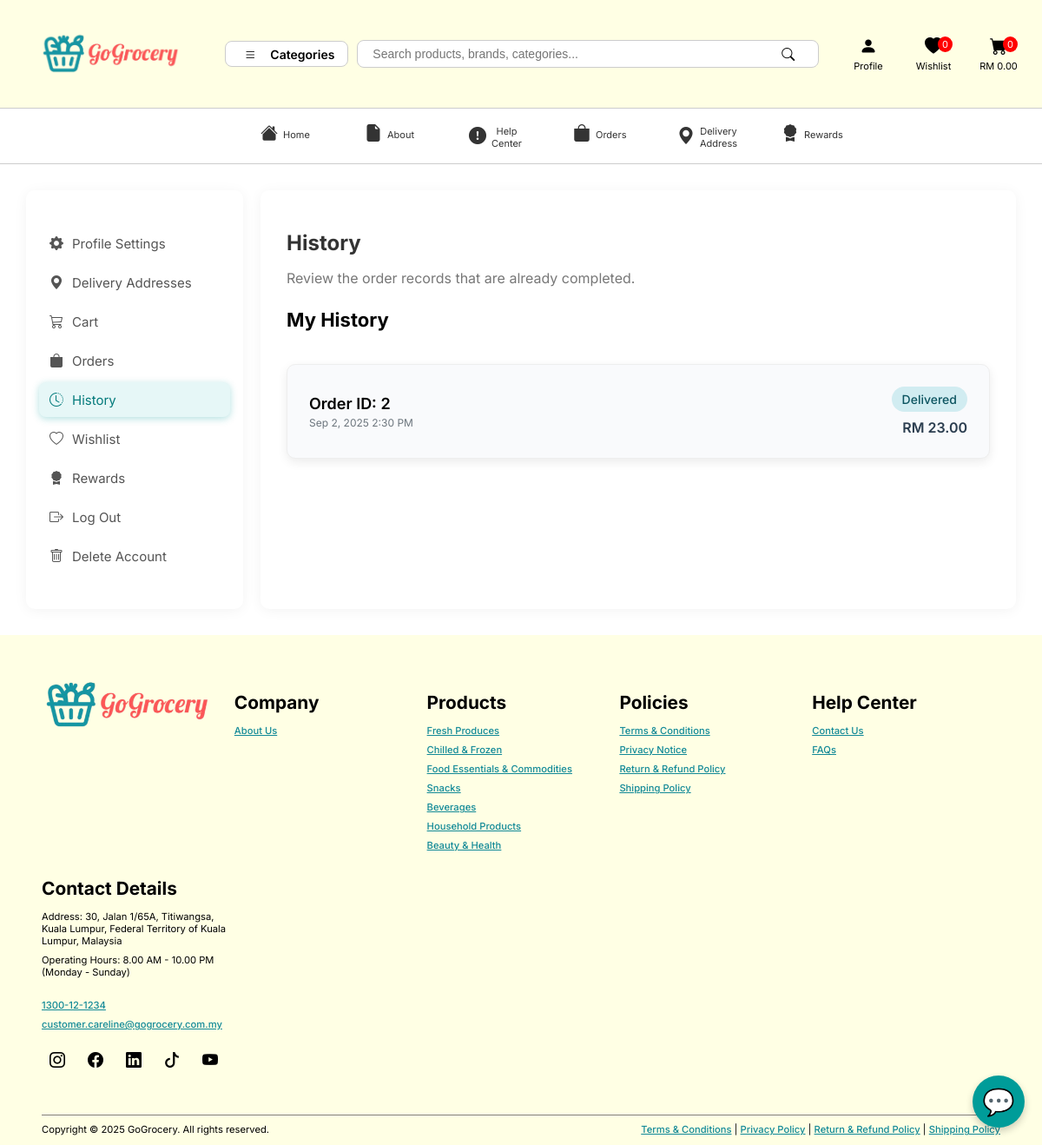
The page /profile/history/index.php (signed in) on the database its author committed.
### tables this page shows
CREATE TABLE IF NOT EXISTS orders (
  order_id INT UNSIGNED AUTO_INCREMENT PRIMARY KEY,
  user_id INT UNSIGNED NOT NULL,
  address_id INT UNSIGNED NOT NULL,
  status ENUM('paid','delivered') NOT NULL DEFAULT 'paid',   
  payment_method ENUM('card','bank_transfer','e_wallet','grabpay','fpx') NOT NULL,
  voucher_id INT UNSIGNED NULL,                     
  subtotal DECIMAL(10,2) NOT NULL DEFAULT 0.00,
  voucher_discount_value DECIMAL(10,2) NOT NULL DEFAULT 0.00,  
  shipping_fee DECIMAL(10,2) NOT NULL DEFAULT 0.00,
  delivery_duration VARCHAR(50) NOT NULL,
  grand_total DECIMAL(10,2) AS (subtotal - voucher_discount_value + shipping_fee) STORED,
  placed_at TIMESTAMP NOT NULL DEFAULT CURRENT_TIMESTAMP,
  KEY idx_orders_user (user_id),
  CONSTRAINT fk_orders_user
    FOREIGN KEY (user_id) REFERENCES users(user_id)
    ON DELETE RESTRICT ON UPDATE CASCADE,
  CONSTRAINT fk_orders_address
    FOREIGN KEY (address_id) REFERENCES addresses(address_id)
    ON DELETE RESTRICT ON UPDATE CASCADE,
  CONSTRAINT fk_orders_voucher
    FOREIGN KEY (voucher_id) REFERENCES vouchers(voucher_id)
    ON DELETE SET NULL ON UPDATE CASCADE
);

### profile/history/index.php (the view, shortened to what this page needs)
<?php
if (isset($_SESSION['user_id'])) {
    $user_id = $_SESSION['user_id'];
} else {
    echo "You are not logged in!";
}
?>
<?php
include(__DIR__ . '/../../connect_db.php');
$errorMsg = null;
$order_status = "delivered";
$orderStmt = $conn->prepare("SELECT * FROM orders WHERE user_id = ? AND status = ? ORDER BY placed_at DESC");
$orderStmt->bind_param("is", $user_id, $order_status);
if ($orderStmt->execute()) {
    $orderResult = $orderStmt->get_result();
    $orderList = [];
    while ($order = $orderResult->fetch_assoc()) {
        $orderList[] = $order;
    }
} else {
    $errorMsg = $orderStmt->error;
}
?>
<?php
    include __DIR__ . '../../../livechat/chat_UI.php';
?>
<!DOCTYPE html>
<html>
    <head>
        <link href="https://cdn.jsdelivr.net/npm/bootstrap-icons/font/bootstrap-icons.css" rel="stylesheet">
        <link rel="stylesheet" href="https://cdn.jsdelivr.net/npm/bootstrap-icons@1.11.3/font/bootstrap-icons.css">
        <link rel="stylesheet" href="../../css/profile_styles.css">
        <link rel="stylesheet" href="../../css/orders_history_styles.css">
        <link rel="stylesheet" href="../../css/header_styles.css">
        <link rel="stylesheet" href="../../css/footer_styles.css">
        <link rel="stylesheet" href="../../css/livechat_styles.css">
    </head>
    <body>
        <header><?php include("../../header.php") ?></header>
        <div class="main-container">
            <div id="profileSettingSideBar">
                <ul class="menu-items">
                    <li><a href="../settings/index.php"><i class="bi bi-gear-fill"></i> Profile Settings</a></li>
                    <li><a href="../deliveryAddress/index.php"><i class="bi bi-geo-alt-fill"></i> Delivery Addresses</a></li>
                    <li><a href="../cart/index.php"><i class="bi bi-cart3"></i> Cart</a></li>
                    <li><a href="../order/index.php"><i class="bi bi-bag-fill"></i> Orders</a></li>
                    <li><a href="../history/index.php" class="active"><i class="bi bi-clock-history"></i> History</a></li>
                    <li><a href="../wishlist/index.php"><i class="bi bi-heart"></i> Wishlist</a></li>
                    <li><a href="../reward/index.php"><i class="bi bi-award-fill"></i> Rewards</a></li>
                    <li><a href="../../auth/logout.php"><i class="bi bi-box-arrow-right"></i> Log Out</a></li>
                    <li><a href="../../auth/delete_account.php"><i class="bi bi-trash"></i> Delete Account</a></li>
                </ul>
            </div>
            <div id="profileContent">
                <div class="content-header">
                    <h1 style="text-align: left;">History</h1>
                    <p>Review the order records that are already completed.</p>
                </div>
                <div class="content">
                   <h2>My History</h2>
                    <?php if (!empty($errorMsg)): ?>
                        <p class="errMessage">Error occurred when fetching records. Please try again.</p>
                        <pre class="errMessage"><?php echo htmlspecialchars($errorMsg); ?></pre>
                    <?php elseif (count($orderList) === 0): ?>
                        <p class="tips">No order record found</p>
                    <?php else: ?>
                        <br/>
                    <?php endif; ?>
                    <?php foreach ($orderList as $order): ?>
                        <a href="historyDetails.php?id=<?php echo $order['order_id']; ?>"
                            class="cardLink">
                            <div class="card">
                                <div class="infoTwoColumn">
                                    <div class="infoLeft">
                                        <h3 class="orderId">Order ID: <?php echo htmlspecialchars($order['order_id']); ?></h3>
                                        <span class="orderDate"><p><?php echo htmlspecialchars(date('M j, Y g:i A', strtotime($order['placed_at']))); ?></p></span>
                                    </div>
                                    <div class="infoRight">
                                        <span class="orderStatus status-<?php echo htmlspecialchars(strtolower($order['status'])); ?>">
                                            <p><?php echo ucfirst($order['status']); ?></p>
                                        </span>
                                        <span class="grandTotal"><p>RM <?php echo htmlspecialchars(number_format($order['grand_total'], 2)); ?></p></span>
                                    </div>
                                </div>
                            </div>
                        </a>
                    <?php endforeach; ?>
                </div>
            </div>
        </div>
        <footer><?php include("../../footer.php") ?> </footer>
    </body>
</html>

### css/profile_styles.css (style rules this page uses)
.main-container { display: flex; max-width: 1200px; margin: 30px auto; gap: 30px; }
#profileSettingSideBar { flex: 0 0 280px; background-color: #fff; border-radius: 10px; box-shadow: 0 2px 15px rgba(0, 0, 0, 0.05); padding: 25px 0; }
.menu-items { list-style: none; padding: 0 15px; }
.menu-items li { margin-bottom: 5px; }
.menu-items a { display: flex; align-items: center; padding: 12px 15px; text-decoration: none; color: #555; border-radius: 8px; transition: all 0.3s; }
.menu-items a:hover, .menu-items a.active { background-color: #e6f7f7; color: #037a7b; box-shadow: 0 2px 8px rgba(4, 155, 156, 0.3); }
.menu-items a i { margin-right: 12px; font-size: 18px; }
#profileContent { flex: 1; background-color: #fff; border-radius: 10px; box-shadow: 0 2px 15px rgba(0, 0, 0, 0.05); padding: 30px; }
.content-header { margin-bottom: 25px; }
body #profileContent .content-header h1 { font-size: 24px; color: #333; margin-bottom: 10px; font-weight: bold; text-align: left !important; }
#profileContent .content-header p { color: #777; }
#profileContent .content h2 { font-size: 22px; font-weight: bold; }
.card { box-shadow: 0 4px 12px rgba(0,0,0,0.08); background-color: #f9fafc; border-radius: 10px; padding: 25px; margin-bottom: 25px; border: 1px solid #eee; }
.cardLink { text-decoration: none; color: inherit; display: block; transition: all 0.3s ease; }
.cardLink .card { transition: all 0.3s ease; }
@media (max-width: 1200px) { .main-container { max-width: 95%; gap: 20px; } }
@media (max-width: 1200px) { .content-header h1 { font-size: 22px; } }
@media (max-width: 1200px) { .content h2 { font-size: 20px; } }
@media (max-width: 1200px) { #profileSettingSideBar { flex: 0 0 250px; } }
@media (max-width: 1200px) { .menu-items a { padding: 10px 12px; font-size: 15px; } }
@media (max-width: 1200px) { .menu-items a i { font-size: 16px; margin-right: 10px; } }

### css/orders_history_styles.css (style rules this page uses)
body { font-family: 'Inter', sans-serif; margin: 0px; }
.infoTwoColumn { display: flex; justify-content: space-between; align-items: center; }
.infoTwoColumn p { margin: 0%; }
.orderId { font-weight: 600; font-size: 18px; margin: 0; }
.orderDate { font-size: 12px; color: #6c757d; margin-top: 4px; }
.infoLeft { display: flex; flex-direction: column; }
.infoRight { display: flex; flex-direction: column; align-items: flex-end; }
.orderStatus { padding: 6px 12px; border-radius: 50px; font-size: 14px; font-weight: 500; margin-bottom: 8px; }
.status-delivered { background-color: #d1ecf1; color: #0c5460; }
.grandTotal { font-weight: 600; font-size: 16px; color: #2c3e50; }

### css/footer_styles.css (style rules this page uses)
footer { background-color: #FFFFE4 !important; padding: 1.5rem 1.5rem 0.1rem; margin: 0; }

### css/styles.css (style rules this page uses)
body { font-family: 'Inter', sans-serif; font-size: 16px; margin: 0; padding: 0; background: #ffffff; }
h1 { text-align: center; margin-bottom: 20px; color: #009c99; }
a { text-decoration: none; color: inherit; }

### rows shown on the page
orders: order_id "2", placed_at "Sep 2, 2025 2:30 PM", status "Delivered", grand_total "23.00"

### other values the page prints
$wishlist_count "0"
$cart_count "0"
$cart_total "0.00"
